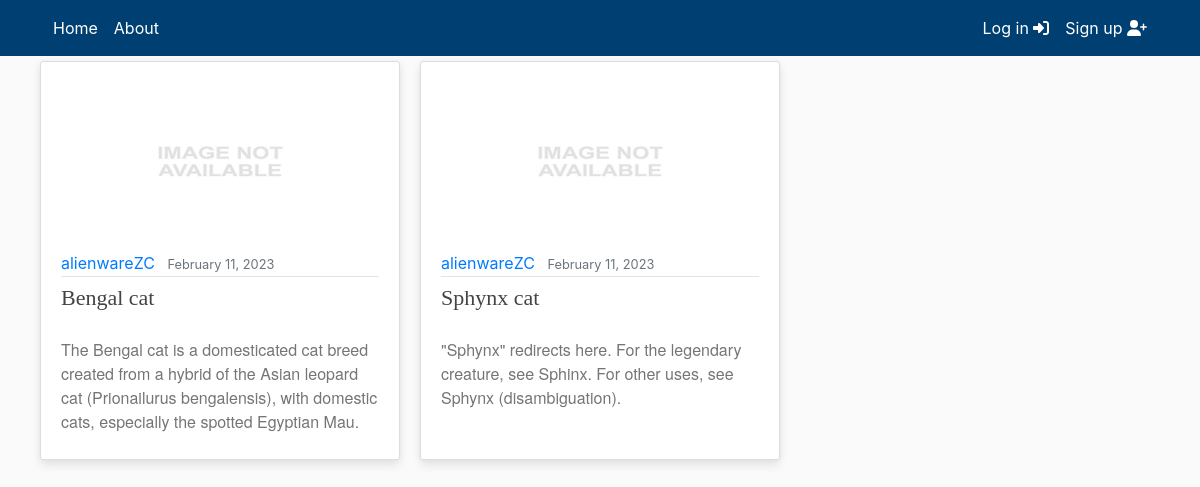
Page /cats on the committed database.
### main/models.py (models this page shows, shortened)
class Article(models.Model):
    def image_upload_to(self, instance=None):
        if instance:
            return os.path.join('ArticleSeries', slugify(self.series.slug),
                                slugify(self.article_slug), instance)
        return None
    title = models.CharField(max_length=200)
    subtitle = models.CharField(max_length=200, default="", blank=True)
    article_slug = models.SlugField("Article slug",
                                    null=False,
                                    blank=False,
                                    unique=True)
    content = HTMLField(blank=True, default="")
    notes = HTMLField(blank=True, default="")
    published = models.DateTimeField("Date published", default=timezone.now)
    modified = models.DateTimeField("Date modified", default=timezone.now)
    series = models.ForeignKey(ArticleSeries,
                               default="",
                               verbose_name="Series",
                               on_delete=models.SET_DEFAULT)
    author = models.ForeignKey(get_user_model(),
                               default=1,
                               on_delete=models.SET_DEFAULT)
    image = models.ImageField(default='default/no_image.jpg',
                              upload_to=image_upload_to,
                              max_length=255)
    @property
    def slug(self):
        return self.series.slug + "/" + self.article_slug
    class Meta:
        verbose_name_plural = "Article"
        ordering = ['title', '-published']

### users/models.py (models this page shows)
class CustomUser(AbstractUser):
    def image_upload_to(self, instance=None):
        if instance:
            return os.path.join('Users', self.username, instance)
        return None
    STATUS = (('regular', 'regular'), ('subscriber', 'subscriber'),
              ('moderator', 'moderator'))
    email = models.EmailField(unique=True)
    status = models.CharField(max_length=100, choices=STATUS, default='regular')
    description = models.TextField('Description',
                                   max_length=600,
                                   default='',
                                   blank=True)
    image = models.ImageField(default='default/user.jpg',
                              upload_to=image_upload_to)
    def __str__(self):
        return self.username

### main/views.py (the view)
# urls.py: path("<series>", views.series, name="series"),
def series(request, series: str):
    matching_series = Article.objects.filter(series__slug=series).all()
    return render(request=request,
                  template_name='main/home.html',
                  context={
                      "objects": matching_series,
                      "type": "article"
                  })

### main/templates/main/home.html (shortened to what this page needs)
{% extends "main/header.html" %} {% block content %}
<div class="row display-flex justify-content-start">
	{% for object in objects %}
	<div class="col-lg-4 col-md-6 col-sm-12 mobiledevice">
		<article class="media content-section customhover" style="height: 95%">
			<div class="media-body">
				<a href="/{{object.slug}}">
					<div class="aspect-ratio-box">
						<img class="img-fluid" src="{{ object.image.url }}" />
					</div>
				</a>
				<div class="article-metadata">
					<a class="mr-2" href="{% url 'profile' object.author %}"
						>{{ object.author }}</a
					>
					<small class="text-muted">{{ object.published|date:"F d, Y" }}</small>
				</div>
				<div>
					<a
						class="article-title line-clamp-2 title-style"
						style="font-size: 22px"
						href="/{{object.slug}}"
					>
						{{ object.title }}
					</a>
					<a href="/{{object.slug}}" style="text-decoration: none">
						<p class="article-content line-clamp-5 subtitle-style">
							{{ object.subtitle }}
						</p>
					</a>
				</div>
			</div>
		</article>
	</div>
	{% endfor %}
</div>
{% endblock content %}

### main/templates/main/header.html (shortened to what this page needs)
{% load static %}
<!DOCTYPE html>
<html>
	<head>
		<link
			rel="stylesheet"
			href="https://cdn.jsdelivr.net/npm/bootstrap@4.6.0/dist/css/bootstrap.min.css"
		/>
		<link
			href="{% static 'fontawesomefree/css/all.min.css' %}"
			rel="stylesheet"
			type="text/css"
		/>
		<link
			rel="stylesheet"
			type="text/css"
			href="{% static 'main/main.css' %}"
		/>
	</head>
	<body>
		{% include 'main/includes/navbar.html' %}
		<main role="main" class="container-xl">
			<div class="row">
				<div class="col-lg-12 col-md-12-p-0 col-sm-12">
					{% include 'main/includes/messaging.html' %} {% block content %}{% endblock %}
				</div>
			</div>
		</main>
	</body>
</html>

### main/templates/main/includes/navbar.html (shortened to what this page needs)
<header class="site-header" style="margin-bottom: 5px">
	<nav class="navbar navbar-expand-md navbar-color">
		<div class="container">
			<div class="navbar-nav">
				<a class="nav-item nav-link" href="/">Home</a>
			</div>
			<div class="collapse navbar-collapse" id="navbarToggle">
				<div class="navbar-nav mr-auto">
					<a class="nav-item nav-link" href="/">About</a>
				</div>
				<div class="navbar-nav">
					{% if user.is_authenticated %}
					{% if user.is_superuser %}
					<a class="nav-item nav-link" href="admin/">Admin</a>
					<a class="nav-item nav-link" href="{% url 'series-create' %}"
						>New Series</a
					>
					<a class="nav-item nav-link" href="{% url 'post-create' %}"
						>New Post</a
					>
					{% endif %}
					<a class="nav-item nav-link" href="{% url 'profile' user.username %}">
						{{user.username}} <i class="fas fa-user"></i>
					</a>
					<a class="nav-item nav-link" href="{% url 'logout' %}">
						Log out <i class="fas fa-sign-out-alt"></i>
					</a>
					{% else %}
					<a class="nav-item nav-link" href="{% url 'login' %}">
						Log in <i class="fas fa-sign-in-alt"></i>
					</a>
					<a class="nav-item nav-link" href="{% url 'register' %}">
						Sign up <i class="fas fa-user-plus"></i>
					</a>
					{% endif %}
				</div>
			</div>
		</div>
	</nav>
</header>

### main/static/main/main.css (style rules this page uses)
:root { --footercolor: #003F72; --navbarcolor: #003F72; --btncolor: #003F72; --socialcolor: #003F72; --brightText: #ffffff; }
.navbar-color { background-color: var(--navbarcolor); }
body { background: #fafafa; }
.site-header .navbar-nav .nav-link { color: var(--brightText); }
.content-section { background: #ffffff; padding: 10px 20px; border: 1px solid #dddddd; border-radius: 3px; margin-bottom: 20px; }
.article-title { color: #444444; }
.article-content { white-space: pre-line; }
.article-metadata { padding-bottom: 1px; margin-bottom: 4px; border-bottom: 1px solid #e3e3e3 }
.row.display-flex { display: flex; flex-wrap: wrap; }
.row.display-flex > [class*='col-'] { flex-grow: 1; }
.customhover { background: #fff; box-shadow: 0 6px 10px rgba(0,0,0,.08), 0 0 6px rgba(0,0,0,.05); transition: .3s transform cubic-bezier(.155,1.105,.295,1.12),.3s box-shadow,.3s -webkit-transform cubic-bezier(.155,1.105,.295,1.12); cursor: pointer; }
@media screen and (min-width: 600px) { .mobiledevice { padding-left: 10px; padding-right: 10px; } }
.title-style { font-family: fell, Georgia, Cambria, 'Times New Roman', Times, serif !important; }
.subtitle-style { font-family: sohne, 'Helvetica Neue', Helvetica, Arial, sans-serif !important; color: rgba(117, 117, 117, 1) !important; }
.aspect-ratio-box { position: relative; }
.aspect-ratio-box::after { display: block; content: ''; padding-bottom: 56.25%; }
.aspect-ratio-box img { position: absolute; left: 0; right: 0; width: 100%; height: 100%; }

### rows in the picture
Article: image (placeholder picture), author "alienwareZC", published "February 11, 2023", title "Bengal cat", subtitle "The Bengal cat is a domesticated cat breed created from a hybrid of the Asian leopard cat (Prionailurus bengalensis), with domestic cats, especially the spotted Egyptian Mau."
Article: image (placeholder picture), author "alienwareZC", published "February 11, 2023", title "Sphynx cat", subtitle "\"Sphynx\" redirects here. For the legendary creature, see Sphinx. For other uses, see Sphynx (disambiguation)."
